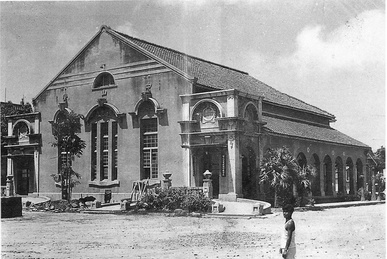
#> input picture images/1.jpg, 387 x 259 px, shrunk from 752 x 504 before the run; its folder holds 4 pictures in this run
$ python blur.py
#> lines starting #> are read from the running program, lines starting #| are printed output that depends on the picture
import os
import cv2
import numpy as np

input_path = "./images"
output_path = "./GaussinBlur"
os.mkdir(output_path)

for img in os.listdir(input_path):
    image = cv2.imread(os.path.join(input_path, img))
#> image is the input picture: shape (259, 387, 3); min 0, max 255, mean 152
    blur = cv2.GaussianBlur(image, (5, 5), 0)
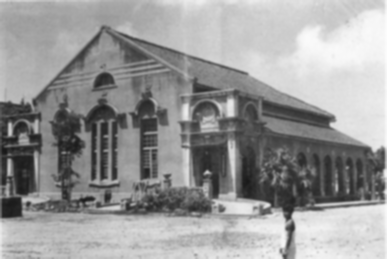
#> blur: shape (259, 387, 3); min 24, max 252, mean 151.9
    cv2.imwrite(os.path.join(output_path, img), blur)
#> pass 2 of the loop `for img in os.listdir(input_path):`:
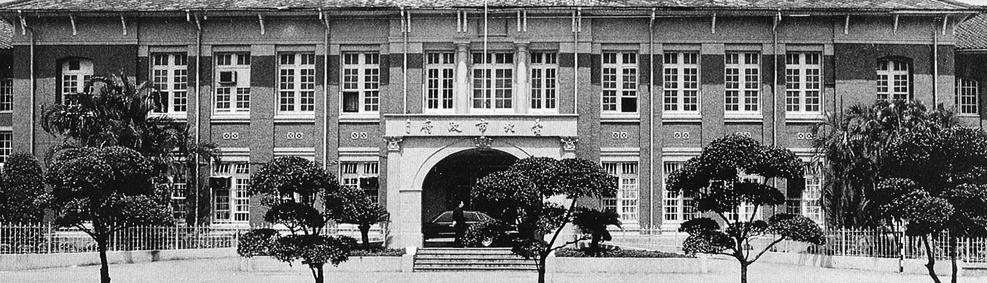
#> input picture images/10.jpg, 987 x 283 px, shrunk from 1920 x 550 before the run
#> image is the input picture: shape (283, 987, 3); min 0, max 255, mean 108.4
#> `blur = cv2.GaussianBlur(image, (5, 5), 0)`:
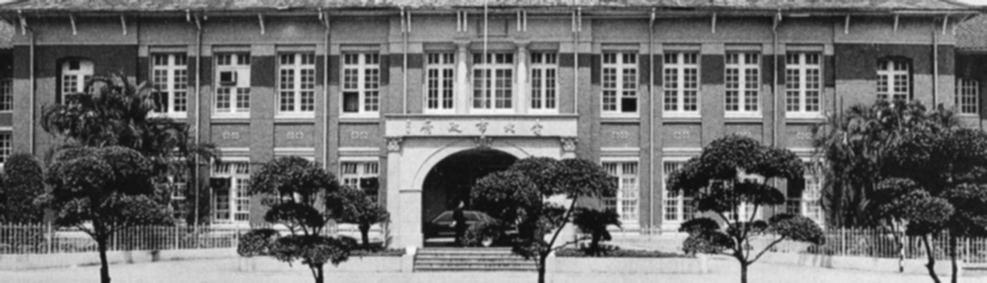
#> blur: shape (283, 987, 3); min 15, max 247, mean 108.4
#> pass 3 of the loop `for img in os.listdir(input_path):`:
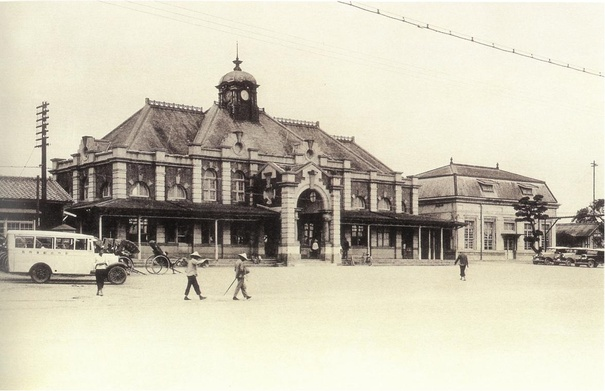
#> input picture images/11.jpg, 605 x 391 px, shrunk from 1176 x 760 before the run
#> image is the input picture: shape (391, 605, 3); mean B, G, R 181.6, 199.5, 204.9
#> `blur = cv2.GaussianBlur(image, (5, 5), 0)`:
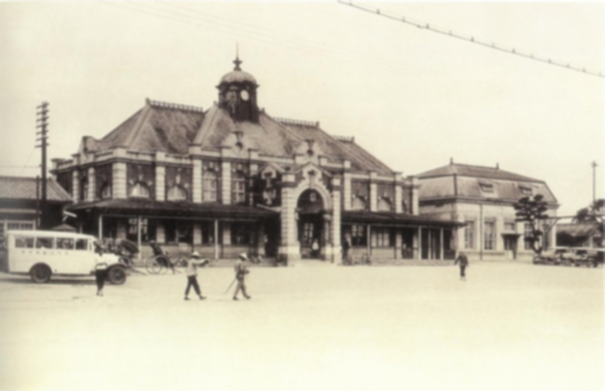
#> blur: shape (391, 605, 3); mean B, G, R 181.6, 199.5, 204.8
#> the loop made 4 passes; the first 3 are shown
